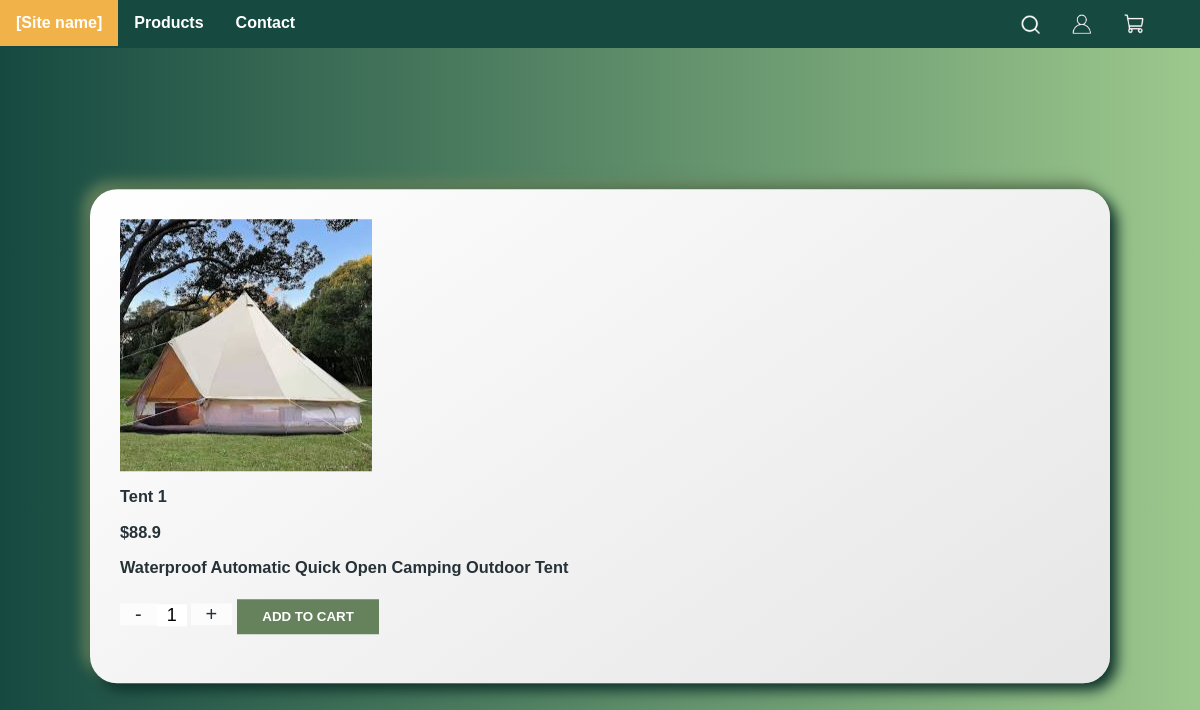
Screenshot of /productdesc.php?id=1 with the database file from the repository.
### tables this page shows
CREATE TABLE products (
    product_id int NOT NULL AUTO_INCREMENT PRIMARY KEY,
    cat_id int,
    product_keywords varchar(1000),
    productName varchar(1000),
    productDesc varchar(1000),
    images VARCHAR(1000),
    price float,
    quantity int,
    user_id int DEFAULT NULL,
    FOREIGN Key (cat_id) references products_category(cat_id),
    FOREIGN Key (user_id) references customer(user_id)
) AUTO_INCREMENT = 001;

### productdesc.php (the view, shortened to what this page needs)
<html>
    <head>
        <link rel="stylesheet" href="style/style.css">
    </head>
    <body id="grad">
        <?php require_once "PHP/menu.php"; ?>
        <div class="Area-1 Area-center">
         <?php
                    $sql = "SELECT productName, productDesc, images, price, product_id
                    FROM products
                    where product_id=$_GET[id]
                    ;";
                    if ($result = mysqli_query($conn, $sql)){
                        if(mysqli_num_rows($result) > 0) {
                            while ($row = mysqli_fetch_assoc($result)){
                                echo "<img src=\"" .$row["images"]. "\" href=\"Images\">";
                                echo "<h3> ". $row["productName"] . "</h3>";
                                echo "<h3> $". $row["price"] . "</h3>";
                                echo "<h3>" .$row["productDesc"] . "</h3>";
                                echo "<form action=\"add-to-cart.php\" method=\"GET\">";
                                echo "<span class=\"minus\" onClick=\"decreaseCount(event, this)\">-</span>";
                                echo "<input type=\"amount\" NAME='quantity' value=\"1\">
                                <span class=\"plus\" onClick=\"increaseCount(event, this)\">+</span>";
                                echo "<input type=\"submit\" name = \"add-cart\" value=\"Add to Cart\"></input>";
                                echo "</form>";
                            }mysqli_free_result($result);
                        }
                    }
            ?>
    </body>
</html>

### Style/style.css (style rules this page uses)
* { font-family: Arial, Helvetica, sans-serif; }
body { font-size: 14px; color: #263238; margin: 0px; }
input[type = "submit"] { width: auto; font-weight: bold; text-transform: uppercase; color: #fff; border: none; background-color: #66825c; padding-top: 10px; padding-bottom: 10px; padding-left: 25px; padding-right: 25px; margin: 5px; }
.Area-center { position: absolute; top: 50%; left: 50%; margin-right: -50%; transform: translate(-50%, -50%); width: 80%; }
.Area-1 { border-radius: 27px; background: linear-gradient(145deg, #ffffff, #e6e6e6); box-shadow: 7px 7px 14px #0e302a, -7px -7px 14px #66825c; padding: 30px; margin-top: 3%; }
.plus, .minus { background: #fcfcfc; border: none; font-size: 20px; height: 100%; padding: 0 15px; line-height: 30px; }
input[type="amount"] { width: 30px; border: 0; line-height: 20px; font-size: 18px; text-align: center; }
#grad { background-image: linear-gradient(to right, #164A41, #9DC88D); }
::placeholder { color: #000; }

### rows the page displays
products: images (picture), productName "Tent 1", price "88.9", productDesc "Waterproof Automatic Quick Open Camping Outdoor Tent"
